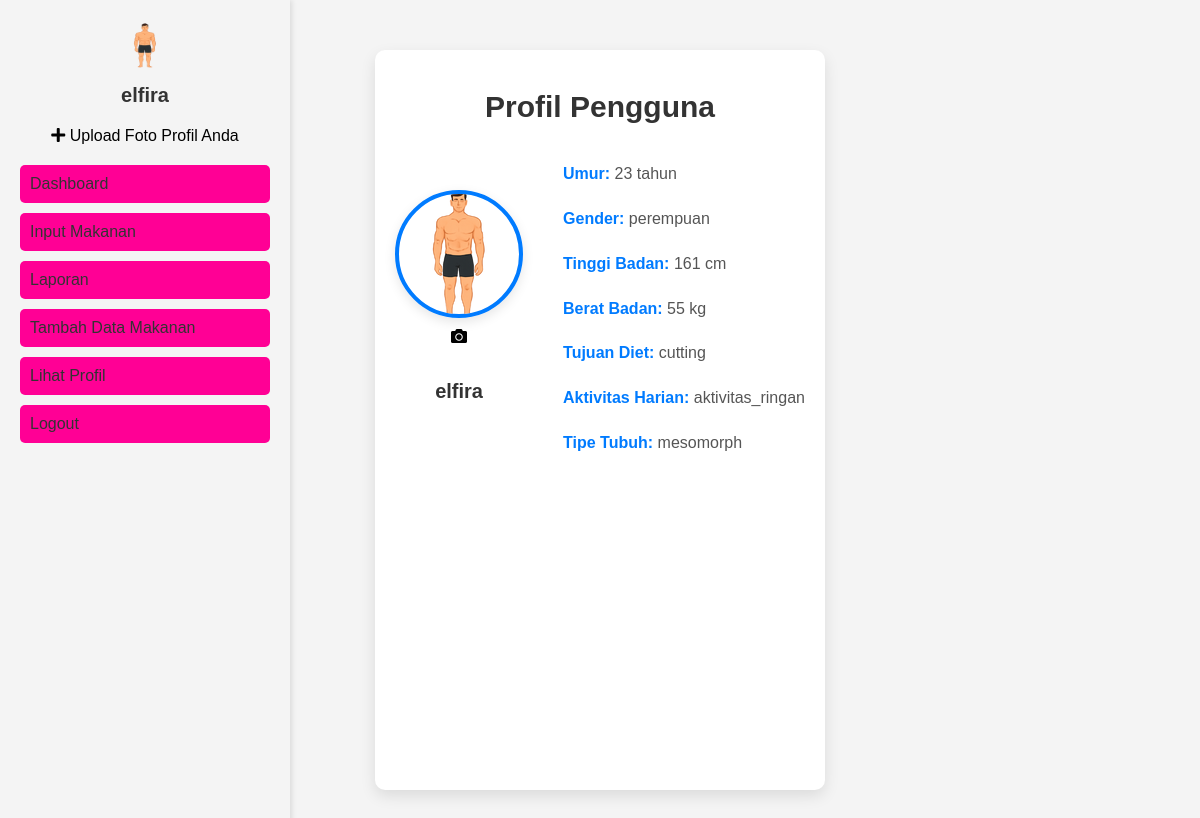
Page /profile/elfira on the committed database.
### app.py (models this page shows)
class User(db.Model):
    id = db.Column(db.Integer, primary_key=True)
    username = db.Column(db.String(120), unique=True, nullable=False)
    password = db.Column(db.String(120), nullable=False)
    umur = db.Column(db.Integer, nullable=False)
    tb = db.Column(db.Integer, nullable=False)
    bb = db.Column(db.Integer, nullable=False)
    profile_picture = db.Column(db.String(200), nullable=True)
    tujuan = db.Column(db.String(50), nullable=False)
    aktivitas = db.Column(db.String(50), nullable=False)
    tipe_tubuh = db.Column(db.String(50), nullable=False)
    gender = db.Column(db.String(10), nullable=False)
    bmr = db.Column(db.Float, nullable=True)
    tdee = db.Column(db.Float, nullable=True)
    foods = db.relationship('Food', backref='user', lazy=True)

### app.py (the view)
@app.route('/profile/<username>')
def profile(username):
    user = User.query.filter_by(username=username).first_or_404()
    return render_template('profile.html', user=user)

### templates/profile.html (shortened to what this page needs)
 <!DOCTYPE html>
<html lang="id">
<head>
    <link rel="stylesheet" href="{{ url_for('static', filename='dashboard.css') }}">
    <link href="https://cdnjs.cloudflare.com/ajax/libs/font-awesome/5.15.4/css/all.min.css" rel="stylesheet">
    <link rel="stylesheet" href="{{ url_for('static', filename='sidebar.css') }}">
    <link rel="stylesheet" href="{{ url_for('static', filename='profile.css') }}">
</head>
<body>
<div class="container">
    {% include 'sidebar.html' %}
{% block content %}
<div class="profile-container">
    <div class="profile-header">
        <h1>Profil Pengguna</h1>
    </div>
    <div class="profile-body">
         <div class="profile-picture">
            {% if user.profile_picture %}
                <img id="profile-pic" src="{{ url_for('uploaded_file', filename=user.profile_picture) }}" alt="Profile" class="profile-img">
            {% else %}
                <img id="profile-pic" src="{{ url_for('static', filename='images/default_profile.png') }}" alt="Profile" class="profile-img">
            {% endif %}
            <label for="file-upload" class="edit-icon">
                <i class="fas fa-camera camera-icon"></i>
            </label>
            <p class="username">{{ user.username }}</p>
        </div>
        <div class="profile-info">
            <p><strong>Umur:</strong> {{ user.umur }} tahun</p>
            <p><strong>Gender:</strong> {{ user.gender }}</p>
            <p><strong>Tinggi Badan:</strong> {{ user.tb }} cm</p>
            <p><strong>Berat Badan:</strong> {{ user.bb }} kg</p>
            <p><strong>Tujuan Diet:</strong> {{ user.tujuan }}</p>
            <p><strong>Aktivitas Harian:</strong> {{ user.aktivitas }}</p>
            <p><strong>Tipe Tubuh:</strong> {{ user.tipe_tubuh }}</p>
        </div>
    </div>
</div>
{% endblock %}
</body>
</html>

### templates/sidebar.html (shortened to what this page needs)
<div class="sidebar">
        <div class="profile">
        {% if user.profile_picture %}
            <img id="profile-pic" src="{{ url_for('uploaded_file', filename=user.profile_picture) }}" alt="Profile" class="profile-pic" style="width: 50px; height: 50px; border-radius: 50%;">
        {% else %}
            <img id="profile-pic" src="{{ url_for('static', filename='images/default_profile.png') }}" alt="Profile" class="profile-pic" style="width: 50px; height: 50px; border-radius: 50%;">
        {% endif %}
        <p class="username">{{ user.username }}</p>
        <div class="upload-container">
            <label for="profile-upload" class="upload-icon">
                <i class="fa fa-plus" aria-hidden="true"></i>
            </label>
            <span>Upload Foto Profil Anda</span>
        </div>
        </div>
        <nav class="menu">
            <a href="/dashboard/{{ user.username }}"          class="menu-item">Dashboard</a>
            <a href="/input_makanan/{{ user.username }}"      class="menu-item">Input Makanan</a>
            <a href="/laporan/{{ user.username }}"            class="menu-item">Laporan</a>
            <a href="/tambah_data/{{ user.username }}"        class="menu-item">Tambah Data Makanan</a>
            <a href="{{ url_for('profile', username=user.username) }}" class="menu-item">Lihat Profil</a>
            <a href="/logout"                                 class="menu-item">Logout</a>
        </nav>
    </div>

### static/dashboard.css (style rules this page uses)
body { font-family: Arial, sans-serif; background-color: #f4f4f4; margin: 0; padding: 0; }
.container { display: flex; justify-content: flex-start; margin: 0 auto; max-width: 1250px; padding: 20px; min-height: 100vh; flex-wrap: wrap; }

### static/sidebar.css (style rules this page uses)
.sidebar { position: fixed; top: 0; left: 0; width: 250px; height: 100%; background-color: #f4f4f4; padding: 20px; box-shadow: 2px 0 5px rgba(0, 0, 0, 0.1); z-index: 100; }
.sidebar img { width: 50px; height: 50px; border-radius: 50%; }
.sidebar .username { margin-top: 10px; text-align: center; font-weight: bold; }
.sidebar .menu { margin-top: 20px; }
.sidebar .menu-item { display: block; color: #333; text-decoration: none; margin-bottom: 10px; }
.profile { text-align: center; margin-bottom: 20px; }
.profile img { width: 80px; height: 80px; border-radius: 50%; }
.username { font-weight: bold; margin-top: 10px; font-size: 16px; }
.menu { margin-top: 20px; }
.menu-item { display: block; padding: 10px; background-color: #ff0095; color: white; text-decoration: none; margin-bottom: 5px; border-radius: 5px; }

### static/profile.css (style rules this page uses)
.profile-container { margin: 30px auto; padding: 20px; border-radius: 10px; background-color: #fff; box-shadow: 0 6px 15px rgba(0, 0, 0, 0.1); max-width: 1100px; }
.profile-header h1 { text-align: center; font-size: 30px; color: #333; font-weight: 700; }
.profile-body { display: flex; justify-content: center; gap: 40px; flex-wrap: wrap; align-items: center; }
.profile-picture { display: flex; flex-direction: column; align-items: center; text-align: center; position: relative; }
.profile-img { width: 120px; height: 120px; border-radius: 50%; object-fit: cover; border: 4px solid #007bff; box-shadow: 0 4px 12px rgba(0, 0, 0, 0.1); }
.username { margin-top: 12px; font-size: 20px; font-weight: bold; color: #333; }
.edit-icon { margin-top: 10px; cursor: pointer; }
.camera-icon { width: 40px; height: 40px; }
.profile-info { font-size: 16px; line-height: 1.8; max-width: 600px; text-align: left; color: #555; }
.profile-info p { margin-bottom: 12px; }
.profile-info strong { color: #007bff; }

### rows in the picture
User: profile_picture (picture), username "elfira", umur "23", gender "perempuan", tb "161", bb "55", tujuan "cutting", aktivitas "aktivitas_ringan", tipe_tubuh "mesomorph"
